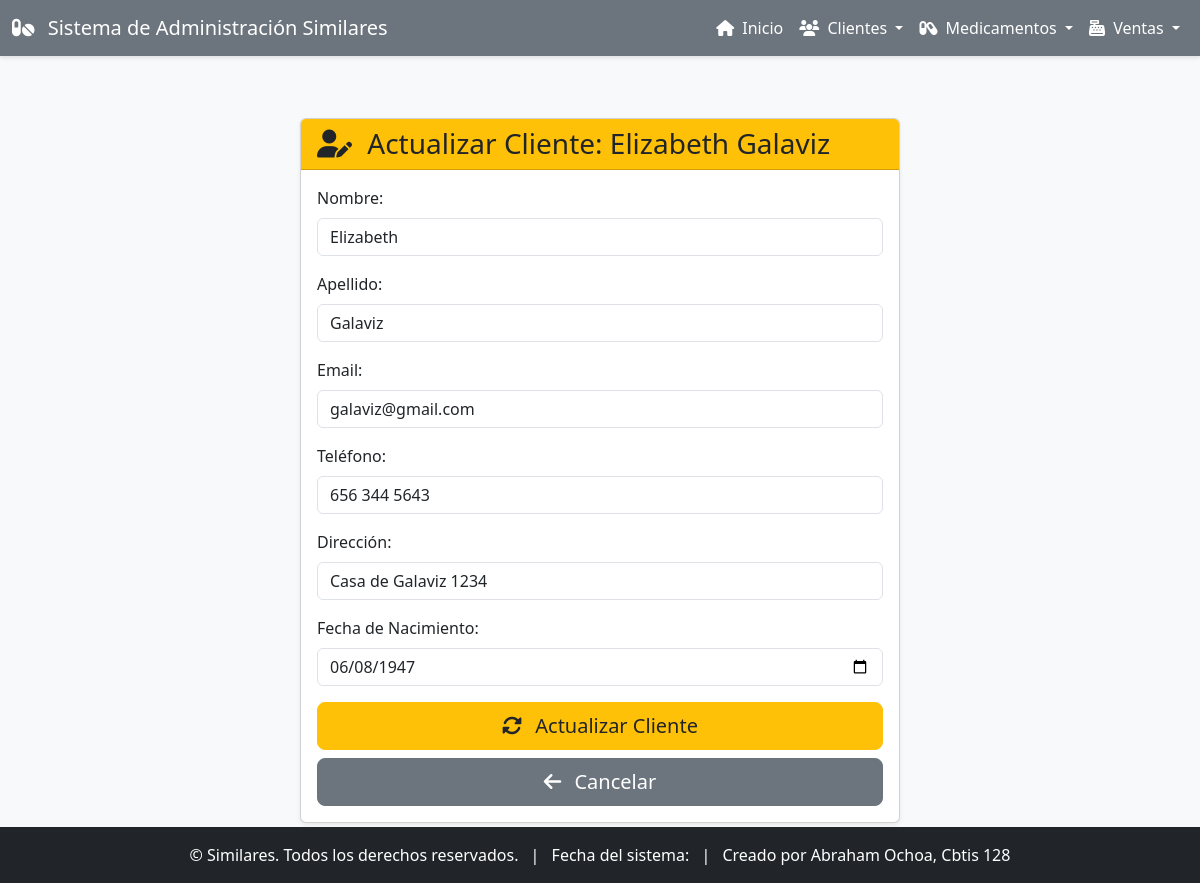
Page /clientes/actualizar/3/ on the committed database.
### app_Similares/models.py (models this page shows, shortened)
class Cliente(models.Model):
    nombre = models.CharField(max_length=100)
    apellido = models.CharField(max_length=100)
    email = models.EmailField(unique=True)
    telefono = models.CharField(max_length=15)
    direccion = models.CharField(max_length=200)
    fecha_nacimiento = models.DateField(null=True, blank=True)
    registrado_en = models.DateTimeField(auto_now_add=True)

### app_Similares/views.py (the view)
# urls.py: path('clientes/actualizar/<int:pk>/', views.actualizar_cliente, name='actualizar_cliente'),
def actualizar_cliente(request, pk):
    cliente = get_object_or_404(Cliente, pk=pk)
    return render(request, 'app_Similares/clientes/actualizar_clientes.html', {'cliente': cliente})

### app_Similares/templates/app_Similares/clientes/actualizar_clientes.html (shortened to what this page needs)
{% extends 'app_Similares/base.html' %}
{% block content %}
<div class="container mt-4">
    <div class="card shadow-sm mx-auto" style="max-width: 600px;">
        <div class="card-header bg-warning text-dark">
            <h3 class="mb-0"><i class="fas fa-user-edit me-2"></i> Actualizar Cliente: {{ cliente.nombre }} {{ cliente.apellido }}</h3>
        </div>
        <div class="card-body">
            <form method="post" action="{% url 'realizar_actualizacion_cliente' cliente.pk %}">
                <div class="mb-3">
                    <label for="nombre" class="form-label">Nombre:</label>
                    <input type="text" class="form-control" id="nombre" name="nombre" value="{{ cliente.nombre }}" required>
                </div>
                <div class="mb-3">
                    <label for="apellido" class="form-label">Apellido:</label>
                    <input type="text" class="form-control" id="apellido" name="apellido" value="{{ cliente.apellido }}" required>
                </div>
                <div class="mb-3">
                    <label for="email" class="form-label">Email:</label>
                    <input type="email" class="form-control" id="email" name="email" value="{{ cliente.email }}" required>
                </div>
                <div class="mb-3">
                    <label for="telefono" class="form-label">Teléfono:</label>
                    <input type="text" class="form-control" id="telefono" name="telefono" value="{{ cliente.telefono|default_if_none:"" }}">
                </div>
                <div class="mb-3">
                    <label for="direccion" class="form-label">Dirección:</label>
                    <input type="text" class="form-control" id="direccion" name="direccion" value="{{ cliente.direccion|default_if_none:"" }}">
                </div>
                <div class="mb-3">
                    <label for="fecha_nacimiento" class="form-label">Fecha de Nacimiento:</label>
                    <input type="date" class="form-control" id="fecha_nacimiento" name="fecha_nacimiento" value="{{ cliente.fecha_nacimiento|date:'Y-m-d'|default_if_none:"" }}">
                </div>
                <div class="d-grid gap-2">
                    <button type="submit" class="btn btn-warning btn-lg text-dark"><i class="fas fa-sync-alt me-2"></i> Actualizar Cliente</button>
                    <a href="{% url 'ver_clientes' %}" class="btn btn-secondary btn-lg"><i class="fas fa-arrow-left me-2"></i> Cancelar</a>
                </div>
            </form>
        </div>
    </div>
</div>
{% endblock %}

### app_Similares/templates/app_Similares/base.html (style rules this page uses)
body { display: flex; flex-direction: column; min-height: 100vh; background-color: #f8f9fa; }
.btn-warning { background-color: #ffc107; border-color: #ffc107; }

### rows in the picture
Cliente: nombre "Elizabeth", apellido "Galaviz", email "galaviz@gmail.com", telefono "656 344 5643", direccion "Casa de Galaviz 1234", fecha_nacimiento "06/08/1947"
